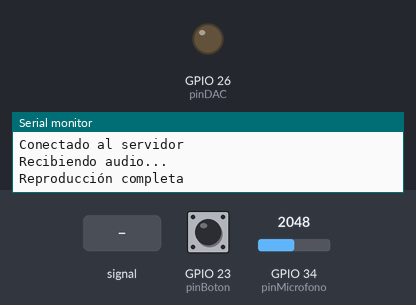
This sketch was run on a simulated ESP32. Parts: output pins drawn as LEDs (lit = HIGH), the last lines printed to the serial monitor. The inputs (shaded band) are chosen by the test bench; at power-on: GPIO 23 (pinBoton) LOW, GPIO 34 (pinMicrofono) = 2048 (analog values on the 0–4095 scale). WiFi joins after 1.5 s; servers stay silent unless stated.

Above: at 3.2 s.
3.3 s: GPIO 23 (pinBoton) pulled HIGH for 1.45 s
9.2 s: GPIO 34 (pinMicrofono) fed a 200 Hz sine of ±327 counts around its level
At 16.1 s:
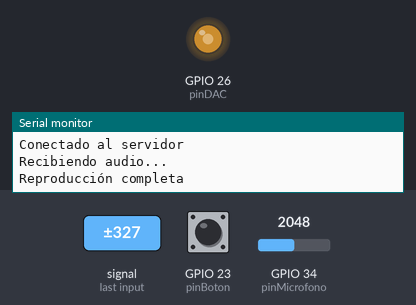
Timing chart, 0 to 17.6 s (numbered marks = the images above; inputs shaded):
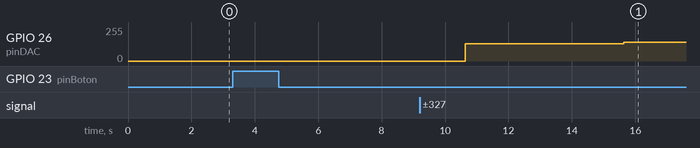

The sketch:

REV_ESP32-1.ino
```cpp
#include "Arduino.h"
#include <WiFi.h>

// Definir el SSID y contraseña de la red WiFi
const char* ssid = "APS_PUB_R";
const char* password = "";

// Dirección IP del servidor
IPAddress serverIP(10, 0, 200, 38); // Cambia la dirección IP por la del servidor

// Definir el puerto del servidor
const int serverPort = 90;

// Definir los pines
const int pinMicrofono = 34;
const int pinBoton = 23;
const int pinDAC = 26;

// Definir la frecuencia de muestreo
const int frecuenciaMuestreo = 2205;

// Definir la duración de la grabación en segundos
const int duracionGrabacionSegundos = 5;

// Buffer para almacenar los datos de audio en la RAM
const size_t bufferSize = frecuenciaMuestreo * duracionGrabacionSegundos;
uint16_t buffer[bufferSize];

// Definir el servidor TCP
WiFiServer server(80);

bool grabar = false;
int salida = 0;

void setup() {
  Serial.begin(115200);
  pinMode(pinBoton, INPUT);
  pinMode(pinDAC, OUTPUT);

  // Configurar el ADC para obtener lecturas de 12 bits
  analogReadResolution(12);

    // Conectar a la red WiFi
  WiFi.begin(ssid, password);
  while (WiFi.status() != WL_CONNECTED) {
    delay(1000);
    Serial.println("Conectando a la red WiFi...");
  }
  Serial.println("Conectado a la red WiFi");
  Serial.println(WiFi.localIP());

  // Configurar el servidor TCP
  server.begin();
  Serial.println("Servidor TCP iniciado");
  // Esperar a que un cliente se conecte
}
void loop() {
  grabar = digitalRead(pinBoton);
  if(grabar==true){
    Serial.println("Grabando...");

    // Leer datos del micrófono y almacenarlos en el buffer en la RAM
    for (size_t i = 0; i < bufferSize; i++) {
      buffer[i] = analogRead(pinMicrofono);
      delayMicroseconds(1000000 / frecuenciaMuestreo);
    }

    Serial.println("Grabación completa");

    Serial.println("Esperando cliente...");
    WiFiClient client = server.available();
    if (client) {
      Serial.println("Cliente conectado");
      // Enviar los datos de audio al cliente
      sendAudioData(client);
    }
    reproducirAudio();
    grabar = false;
  }
  // Conectar al servidor
  Serial.println("Conectando al servidor...");
  WiFiClient client;
  if (client.connect(serverIP, serverPort)) {
    Serial.println("Conectado al servidor");
    recibirYReproducirAudio(client);
  } else {
    Serial.println("Error al conectar al servidor");
  }
  delay(1000);
}
void recibirYReproducirAudio(WiFiClient& client) {
  Serial.println("Recibiendo audio...");

  // Recibir datos de audio y enviarlos al pin DAC para reproducción
  while (client.connected() && salida == 0) {
    salida = 1;
    if(client.available() != 0){
      while (client.available() < 2); // Esperar hasta que haya suficientes datos disponibles
      salida = 0;
      uint16_t datoAudio = client.read(); // Leer un byte (dato de audio)
      datoAudio |= (client.read() << 8); // Leer el siguiente byte (dato de audio) y combinarlo con el anterior
      dacWrite(pinDAC, datoAudio); // Enviar el dato de audio al pin DAC
      delay(5000);
    }
  }

  Serial.println("Reproducción completa");
}
void reproducirAudio() {
  Serial.println("Reproduciendo audio...");

  // Reproducir el audio almacenado en el buffer
  for (size_t i = 0; i < bufferSize; i++) {
    // Convertir la muestra digital a una señal analógica y enviarla al pin DAC
    dacWrite(pinDAC, buffer[i] >> 4); // El ESP32 DAC es de 8 bits, por lo que necesitamos desplazar 4 bits
    delayMicroseconds(1000000 / frecuenciaMuestreo);
  }

  Serial.println("Reproducción completa");
}
void sendAudioData(WiFiClient client) {
  // Enviar los datos de audio al cliente
  for (size_t i = 0; i < bufferSize; i++) {
    client.write(buffer[i] >> 4); // Enviar un byte a la vez
  }
  // Cerrar la conexión con el cliente
  client.stop();
}
```
